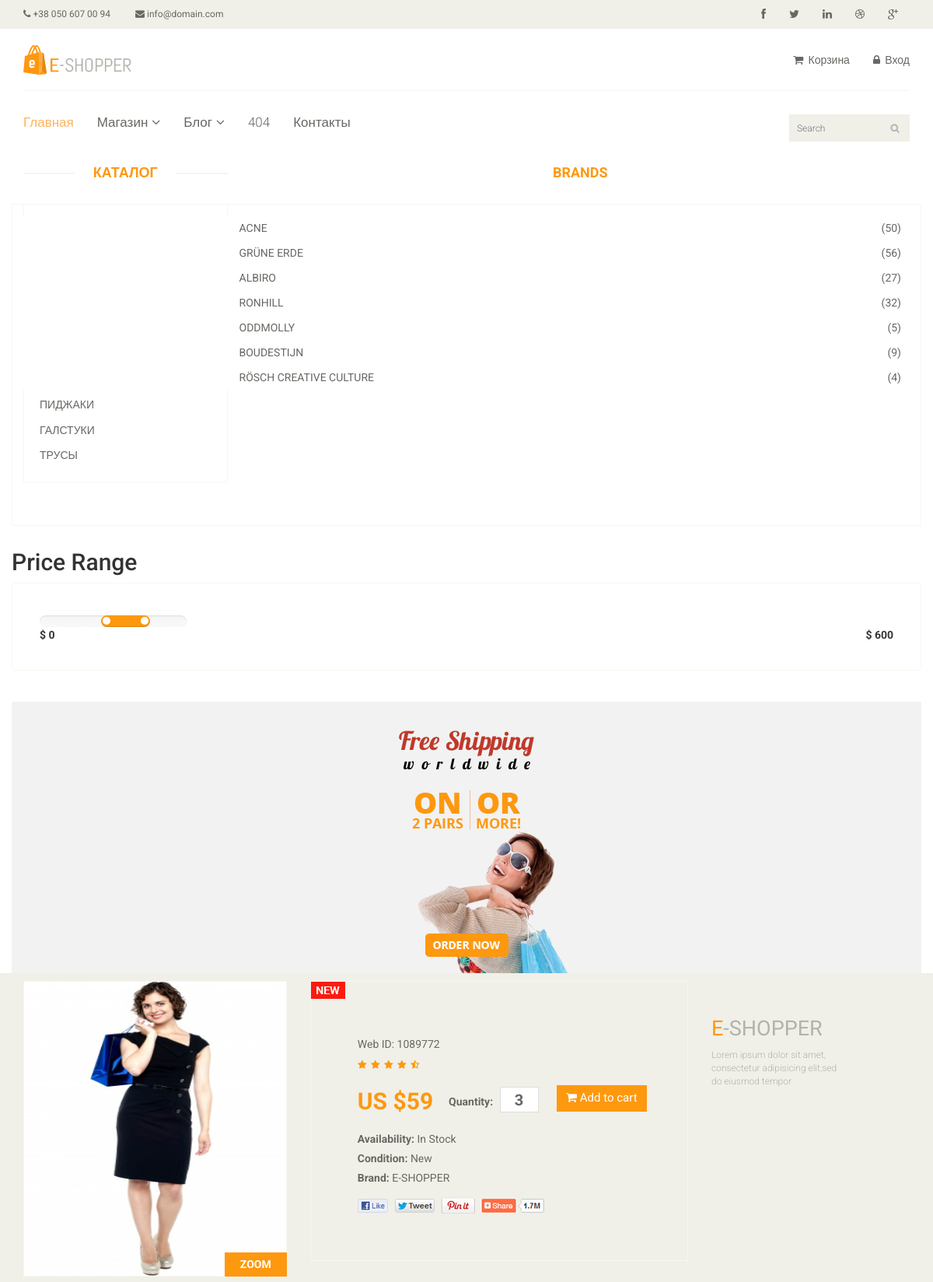
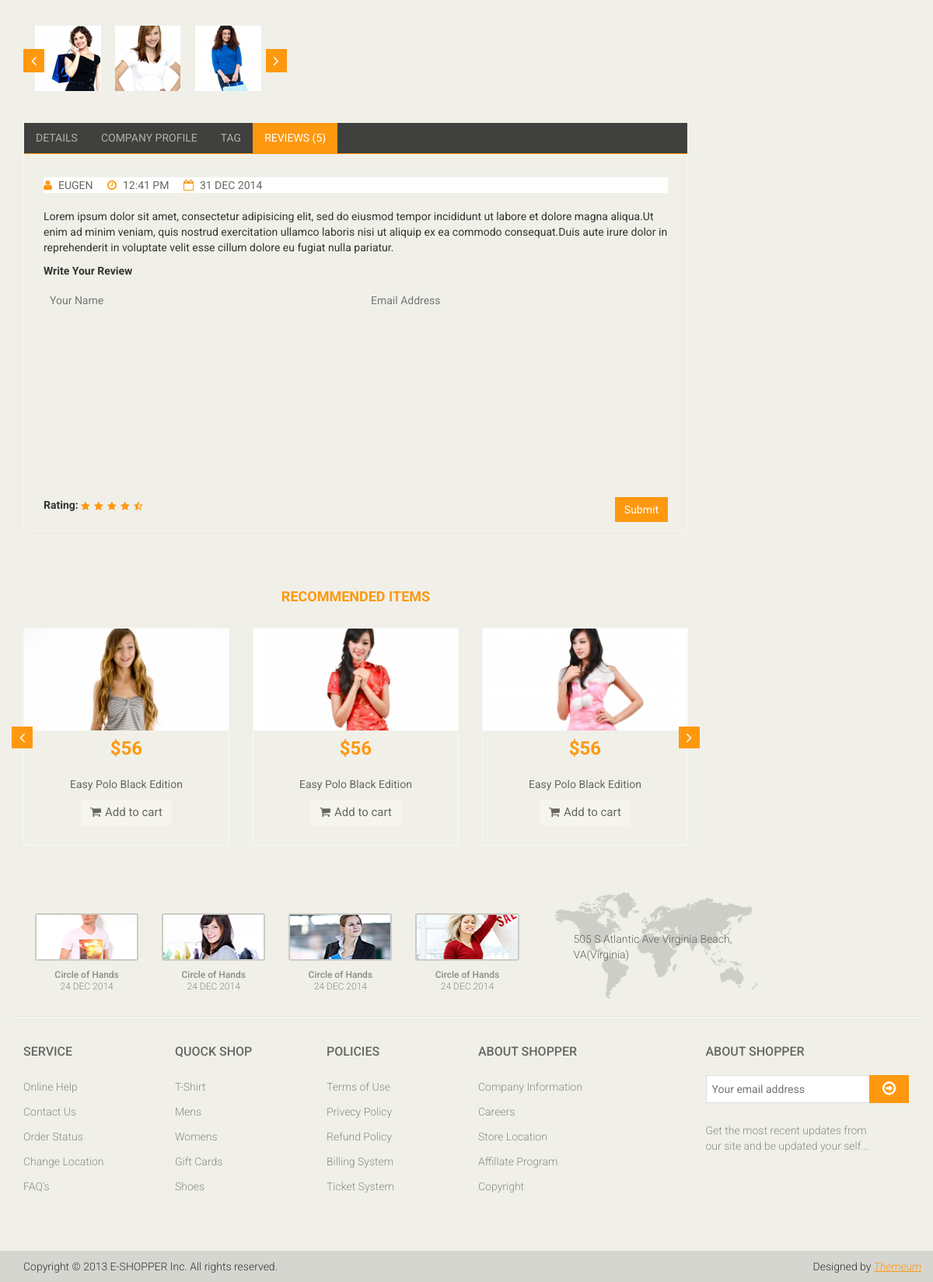
/product/404.html, run on the app's committed database (2 pictures, top to bottom).
### tables this page shows
CREATE TABLE `category` (
  `id` int NOT NULL AUTO_INCREMENT,
  `name` varchar(255) NOT NULL,
  `sort_order` int NOT NULL,
  `status` int NOT NULL,
  PRIMARY KEY (`id`)
);

### config/routes.php (called while the page is built)
<?php
return array (
	'product/([0-9]+)' => 'product/view/$1',
	'catalog' => 'catalog/index',
	'category/([0-9]+)/page-([0-9]+)'=>'catalog/category/$1/$2',
	'category/([0-9]+)' => 'catalog/category/$1',
	'user/register' => 'user/register',
	'user/login' => 'user/login',
	'user/logout' => 'user/logout',
	'cabinet/edit' => 'cabinet/edit',
	'cabinet' => 'cabinet/index',
	'' => 'site/index',
);

### controllers/ProductController.php (called while the page is built, shortened)
<?php
Class ProductController
{
	public function actionView($productId)
	{
		$categories = Category::getCategoriesList();
		require_once(ROOT. '/views/product/view.php');
		return true;
	}
}

### index.php (called while the page is built, shortened)
<?php
	$router = new Router();
	$router->run();

### models/Category.php (called while the page is built)
<?php
Class Category
{
	public static function getCategoriesList()
	{
		$db = Db::getConnection();
		$categoryList = array();
		$result = $db->query('SELECT id, name FROM category ORDER BY sort_order ASC');
		$i = 0;
		while ($row = $result->fetch()){
			$categoryList[$i]['id'] = $row['id'];
			$categoryList[$i]['name'] = $row['name'];
			$i++;
		}
		return $categoryList;
	}
}

### views/product/view.php (the view, shortened to what this page needs)
<?php include ROOT.'/views/layouts/header.php'; ?>
	<section>
		<div class="container">
			<div class="row">
				<div class="col-sm-3">
					<div class="left-sidebar">
						<h2>Каталог</h2>
						<div class="panel-group category-products">
							<?php foreach($categories as $categoryItem): ?>
								<div class="panel panel-default">
									<div class="panel-heading">
										<h4 class="panel-title">
											<a href="/category/<?php echo $categoryItem['id'];?>">
												<?php echo $categoryItem['name'];?>
											</a>
										</h4>
									</div>
								</div>
							<?php endforeach; ?>
						</div>
					</div>
				</div>
						<div class="brands_products">
							<h2>Brands</h2>
							<div class="brands-name">
								<ul class="nav nav-pills nav-stacked">
									<li><a href=""> <span class="pull-right">(50)</span>Acne</a></li>
									<li><a href=""> <span class="pull-right">(56)</span>Grüne Erde</a></li>
									<li><a href=""> <span class="pull-right">(27)</span>Albiro</a></li>
									<li><a href=""> <span class="pull-right">(32)</span>Ronhill</a></li>
									<li><a href=""> <span class="pull-right">(5)</span>Oddmolly</a></li>
									<li><a href=""> <span class="pull-right">(9)</span>Boudestijn</a></li>
									<li><a href=""> <span class="pull-right">(4)</span>Rösch creative culture</a></li>
								</ul>
							</div>
						</div>
						<div class="price-range">
							<h2>Price Range</h2>
							<div class="well">
								 <input type="text" class="span2" value="" data-slider-min="0" data-slider-max="600" data-slider-step="5" data-slider-value="[250,450]" id="sl2" ><br />
								 <b>$ 0</b> <b class="pull-right">$ 600</b>
							</div>
						</div>
						<div class="shipping text-center">
							<img src="images/home/shipping.jpg" alt="" />
						</div>
					</div>
				</div>
				<div class="col-sm-9 padding-right">
					<div class="product-details">
						<div class="col-sm-5">
							<div class="view-product">
								<img src="images/product-details/1.jpg" alt="" />
								<h3>ZOOM</h3>
							</div>
							<div id="similar-product" class="carousel slide" data-ride="carousel">
								    <div class="carousel-inner">
										<div class="item active">
										  <a href=""><img src="images/product-details/similar1.jpg" alt=""></a>
										  <a href=""><img src="images/product-details/similar2.jpg" alt=""></a>
										  <a href=""><img src="images/product-details/similar3.jpg" alt=""></a>
										</div>
									</div>
								  <a class="left item-control" href="#similar-product" data-slide="prev">
									<i class="fa fa-angle-left"></i>
								  </a>
								  <a class="right item-control" href="#similar-product" data-slide="next">
									<i class="fa fa-angle-right"></i>
								  </a>
							</div>
						</div>
						<div class="col-sm-7">
							<div class="product-information">
								<img src="/template/images/product-details/new.jpg" class="newarrival" alt="" />
								<p>Web ID: 1089772</p>
								<img src="images/product-details/rating.png" alt="" />
								<span>
									<span>US $59</span>
									<label>Quantity:</label>
									<input type="text" value="3" />
									<button type="button" class="btn btn-fefault cart">
										<i class="fa fa-shopping-cart"></i>
										Add to cart
									</button>
								</span>
								<p><b>Availability:</b> In Stock</p>
								<p><b>Condition:</b> New</p>
								<p><b>Brand:</b> E-SHOPPER</p>
								<a href=""><img src="images/product-details/share.png" class="share img-responsive"  alt="" /></a>
							</div>
						</div>
					</div>
					<div class="category-tab shop-details-tab">
						<div class="col-sm-12">
							<ul class="nav nav-tabs">
								<li><a href="#details" data-toggle="tab">Details</a></li>
								<li><a href="#companyprofile" data-toggle="tab">Company Profile</a></li>
								<li><a href="#tag" data-toggle="tab">Tag</a></li>
								<li class="active"><a href="#reviews" data-toggle="tab">Reviews (5)</a></li>
							</ul>
						</div>
						<div class="tab-content">
							<div class="tab-pane fade active in" id="reviews" >
								<div class="col-sm-12">
									<ul>
										<li><a href=""><i class="fa fa-user"></i>EUGEN</a></li>
										<li><a href=""><i class="fa fa-clock-o"></i>12:41 PM</a></li>
										<li><a href=""><i class="fa fa-calendar-o"></i>31 DEC 2014</a></li>
									</ul>
									<p>Lorem ipsum dolor sit amet, consectetur adipisicing elit, sed do eiusmod tempor incididunt ut labore et dolore magna aliqua.Ut enim ad minim veniam, quis nostrud exercitation ullamco laboris nisi ut aliquip ex ea commodo consequat.Duis aute irure dolor in reprehenderit in voluptate velit esse cillum dolore eu fugiat nulla pariatur.</p>
									<p><b>Write Your Review</b></p>
									<form action="#">
										<span>
											<input type="text" placeholder="Your Name"/>
											<input type="email" placeholder="Email Address"/>
										</span>
										<textarea name="" ></textarea>
										<b>Rating: </b> <img src="images/product-details/rating.png" alt="" />
										<button type="button" class="btn btn-default pull-right">
											Submit
										</button>
									</form>
								</div>
							</div>
						</div>
					</div>
					<div class="recommended_items">
						<h2 class="title text-center">recommended items</h2>
						<div id="recommended-item-carousel" class="carousel slide" data-ride="carousel">
							<div class="carousel-inner">
								<div class="item active">
									<div class="col-sm-4">
										<div class="product-image-wrapper">
											<div class="single-products">
												<div class="productinfo text-center">
													<img src="images/home/recommend1.jpg" alt="" />
													<h2>$56</h2>
													<p>Easy Polo Black Edition</p>
													<button type="button" class="btn btn-default add-to-cart"><i class="fa fa-shopping-cart"></i>Add to cart</button>
												</div>
											</div>
										</div>
									</div>
									<div class="col-sm-4">
										<div class="product-image-wrapper">
											<div class="single-products">
												<div class="productinfo text-center">
													<img src="images/home/recommend2.jpg" alt="" />
													<h2>$56</h2>
													<p>Easy Polo Black Edition</p>
													<button type="button" class="btn btn-default add-to-cart"><i class="fa fa-shopping-cart"></i>Add to cart</button>
												</div>
											</div>
										</div>
									</div>
									<div class="col-sm-4">
										<div class="product-image-wrapper">
											<div class="single-products">
												<div class="productinfo text-center">
													<img src="images/home/recommend3.jpg" alt="" />
													<h2>$56</h2>
													<p>Easy Polo Black Edition</p>
													<button type="button" class="btn btn-default add-to-cart"><i class="fa fa-shopping-cart"></i>Add to cart</button>
												</div>
											</div>
										</div>
									</div>
								</div>
							</div>
							 <a class="left recommended-item-control" href="#recommended-item-carousel" data-slide="prev">
								<i class="fa fa-angle-left"></i>
							  </a>
							  <a class="right recommended-item-control" href="#recommended-item-carousel" data-slide="next">
								<i class="fa fa-angle-right"></i>
							  </a>
						</div>
					</div>
				</div>
	</section>
<?php include ROOT.'/views/layouts/footer.php'; ?>

### components/Router.php (shortened to what this page needs)
<?php
Class Router
{
	private $routes;
	public function __construct()
	{
		$routesPath= ROOT.'/config/routes.php';
		$this->routes = include($routesPath);
	}
	private function getURI()
	{
			if (!empty($_SERVER['REQUEST_URI'])) {
			return trim($_SERVER['REQUEST_URI'], '/');
		}
	}
	public function run()
	{
		$uri = $this->getURI();
		foreach ($this->routes as $uriPattern => $path) {
			if (preg_match("~$uriPattern~", $uri)) {
				$internalRoute = preg_replace("~$uriPattern~", $path, $uri);
				$segments = explode('/', $internalRoute);
				$controllerName = array_shift($segments).'Controller';
				$actionName = 'action'.ucfirst(array_shift($segments));
				$parameters = $segments;
				$controllerObject = new $controllerName;
			$result = call_user_func_array(array($controllerObject, $actionName),$parameters);
				if ($result != null) {
					break;
				}
			}
		}
	}
}

### data on the page
category: name "ПИДЖАКИ"
category: name "ГАЛСТУКИ"
category: name "ТРУСЫ"
